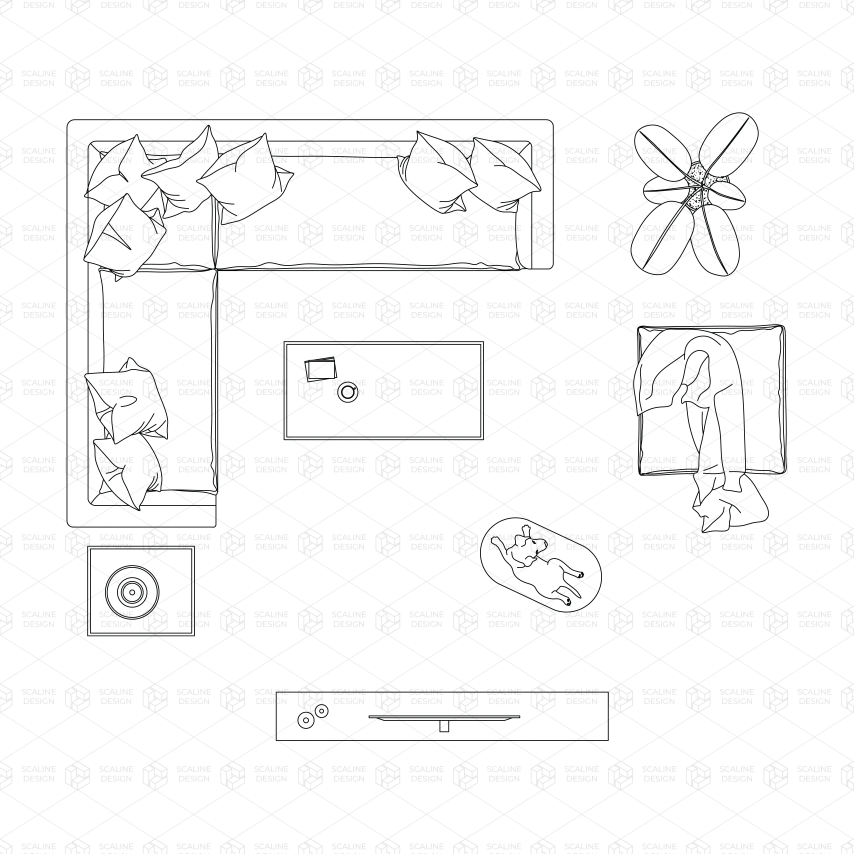
#> input picture cad_sample.png, 4267 x 4267 px (shown at 1/5 size)
$ python -i input_processing.py   (imports and definitions only)
#> lines starting #> are read from the running program, lines starting #| are printed output that depends on the picture; after the words box and inside, x2 and y2 are one past the last pixel; in counts of white or black regions, pixels touching at a corner belong together
"""
cad_ogm.py
-------------------
Reusable module for converting CAD images (PNG) to 2D binary occupancy grid numpy arrays (OGM).

Usage:
    from cad_ogm import cad_to_ogm
    ogm = cad_to_ogm('path/to/image.png', grid_size=(200,200))

Main function:
    cad_to_ogm(input_path, ...):
        Input: path to PNG image
        Output: 2D binary numpy array (OGM)

All processing steps are encapsulated for reuse in other projects.
"""

"""
cad_ogm.py
-------------------
Reusable module for converting CAD images (PNG) to 2D binary occupancy grid numpy arrays (OGM).

Usage:
    from cad_ogm import cad_to_ogm
    ogm = cad_to_ogm('path/to/image.png', grid_size=(200,200))

Main function:
    cad_to_ogm(input_path, ...):
        Input: path to PNG image
        Output: 2D binary numpy array (OGM)

All processing steps are encapsulated for reuse in other projects.
"""
import cv2
import numpy as np


def load_image_gray(path):
    """
    Load a grayscale image from the given path.

    Step by step:
    1. Read the image in grayscale mode using OpenCV.
    2. Check if the image was loaded successfully; raise a FileNotFoundError if not.
    3. Return the grayscale image array.
    """
#> called with path = 'cad_sample.png'
    img = cv2.imread(path, cv2.IMREAD_GRAYSCALE)
#> img: shape (4267, 4267); min 0, max 255, mean 248
    if img is None:
        raise FileNotFoundError(f"Input image not found: {path}")
    return img


def preprocess_classical(img):
    """
    Process CAD images with thin lines and faint watermarks.

    Step by step:
    1. Apply thresholding to convert the image to binary: CAD images have white background (255) and black lines (0), with gray watermarks (~230-240). Use THRESH_BINARY_INV.
    2. Remove small noise: Use connected components to filter out small areas below a minimum size.
    3. Dilate the lines: Since the image is downscaled (e.g., from 4000px to 400px, 10x reduction), lines need to be thickened to at least 10px in the original to survive downscaling. Dilate twice with a 5x5 kernel.
    4. Return the dilated binary image (0-255).
    """
    # 1. Threshold:
    # CAD images have white background (255), black lines (0). Watermarks are gray (~230-240).
    # We use THRESH_BINARY_INV.

    img = cv2.GaussianBlur(img, (5, 5), 0)
    _, binary = cv2.threshold(img, 127, 255, cv2.THRESH_BINARY_INV)
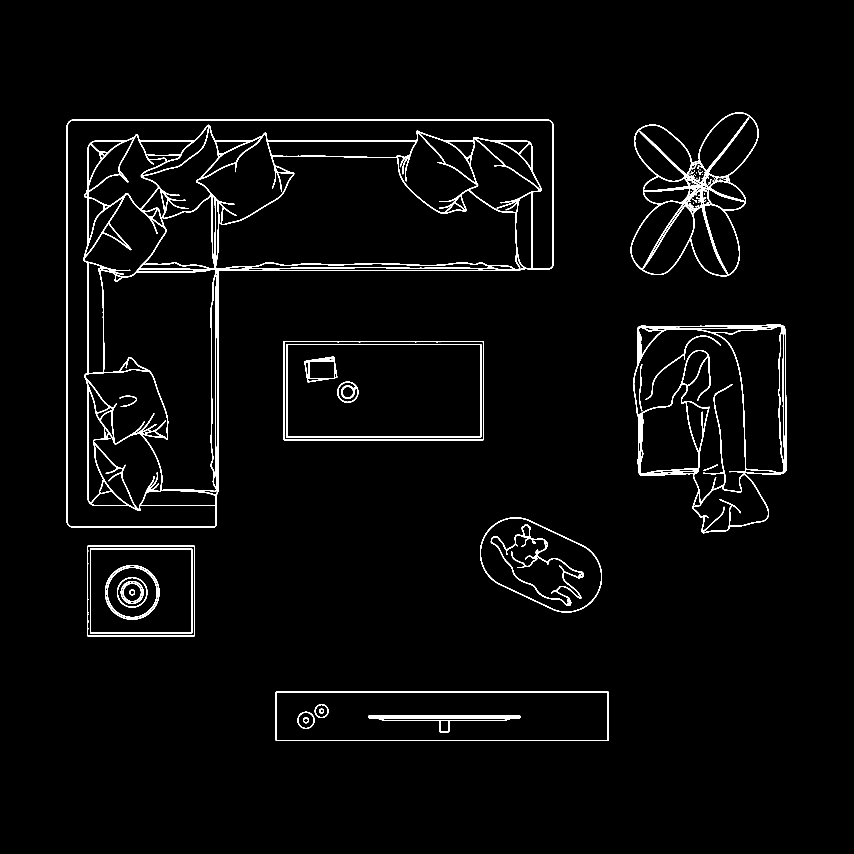
#> binary: shape (4267, 4267) (shown at 1/5 size); 2.1% white; 93 white regions (44 under 20 px), largest, box (x1, y1, x2, y2) and area: (333, 596, 2769, 2638) 170246, (3166, 1621, 3934, 2666) 53754, (3153, 562, 3793, 1382) 41714

    # [9 lines of commented-out code are left out]

    kernel = np.ones((3,3), np.uint8)
    binary = cv2.morphologyEx(binary, cv2.MORPH_OPEN, kernel, iterations=1)
#> binary: shape (4267, 4267); 2.1% white; 69 white regions (21 under 20 px), largest, box (x1, y1, x2, y2) and area: (333, 596, 2769, 2638) 170187, (3166, 1621, 3934, 2666) 53729, (3153, 562, 3793, 1382) 41589

    # # 3. IMPORTANT: Thicken lines (Dilate)
    # kernel_dilate = np.ones((5, 5), np.uint8)
    # # Dilate twice to make lines truly thick
    # dilated = cv2.dilate(binary, kernel_dilate, iterations=2)

    return binary  # Return 0-255 image

def raster_to_grid(occ_mask_255, grid_size=(400, 400)):
    """
    Resize the occupancy mask to grid size using smart interpolation.

    Step by step:
    1. Resize the image using INTER_AREA interpolation (best for downscaling to avoid losing lines).
    2. The resized result is a grayscale image due to pixel averaging.
    3. Re-binarize: If any pixel in the cell has some black (>10), consider it an obstacle.
    4. Return the binary grid as uint8.
    """
#> called with grid_size = (400, 400)
    # 1. Resize using INTER_AREA (best for downscaling)
    # Result is grayscale due to pixel averaging
    resized_gray = cv2.resize(occ_mask_255, grid_size, interpolation=cv2.INTER_AREA)
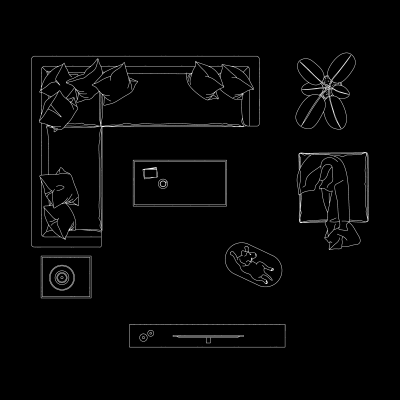
#> resized_gray: shape (400, 400); min 0, max 255, mean 5.3

    # 2. Re-binarize
    # Since resized_gray is grayscale (lines may fade to 50, 100...),
    # Define: If cell has any black (>10), it's an obstacle.
    return (resized_gray > 10).astype(np.uint8)
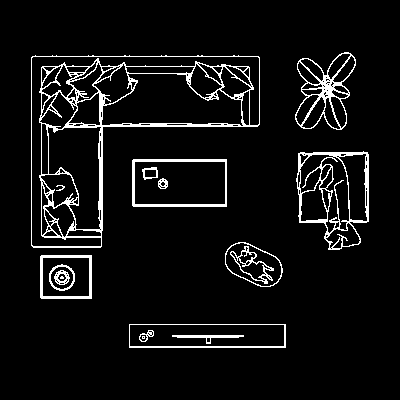
#> returned value: shape (400, 400); values 0 (black) and 1 (white), 6.5% white in thin lines or dots, all inside (x1, y1, x2, y2) = (31, 52, 369, 348)


def fill_closed_regions(grid):
    """Fills closed free space regions in the grid with walls."""
    h, w = grid.shape

    # 1. Pad the image with 1 pixel of value 0 (Free) around the edges
    # This ensures (0,0) is always free space and connected to the outer region
    grid_padded = np.pad(grid, pad_width=1, mode="constant", constant_values=0)

    # 2. Prepare mask for floodFill (OpenCV requires mask 2 pixels larger than image)
    h_pad, w_pad = grid_padded.shape
    mask = np.zeros((h_pad + 2, w_pad + 2), np.uint8)

    grid_filled = grid_padded.copy()

    # 3. FloodFill from (0, 0) with temporary value 2
    # Since padded, (0,0) is 0, so floodFill spreads to all outer free space
    cv2.floodFill(grid_filled, mask, (0, 0), 2)

    # 4. Points still 0 are closed regions (not connected to boundary)
    closed_mask = grid_filled == 0

    # 5. Set closed regions to Obstacle (1)
    grid_padded[closed_mask] = 1

    # 6. Remove padding to return to original size
    result = grid_padded[1:-1, 1:-1]

    return result


def cad_to_ogm(input_path, grid_size=(400, 400), fill_closed_regions_flag=False):
    """
    Convert CAD image to 2D binary occupancy grid map (OGM).

    Step by step:
    1. Load the image in grayscale.
    2. Preprocess to get a high-resolution wall mask (binary, thickened lines).
    3. Resize to grid size while preserving lines.
    4. Optionally fill closed free regions with walls.
    5. Return the binary OGM grid.
    """
    # 1. Load
    img = load_image_gray(input_path)

    # 2. Preprocess (Output: binary image with thick lines)
    wall_mask_highres = preprocess_classical(img)

    # 3. Resize to Grid (Important: preserve lines)
    ogm_grid = raster_to_grid(wall_mask_highres, grid_size)

    if fill_closed_regions_flag:
        ogm_grid = fill_closed_regions(ogm_grid)

    return ogm_grid

>>> result = cad_to_ogm('cad_sample.png')
